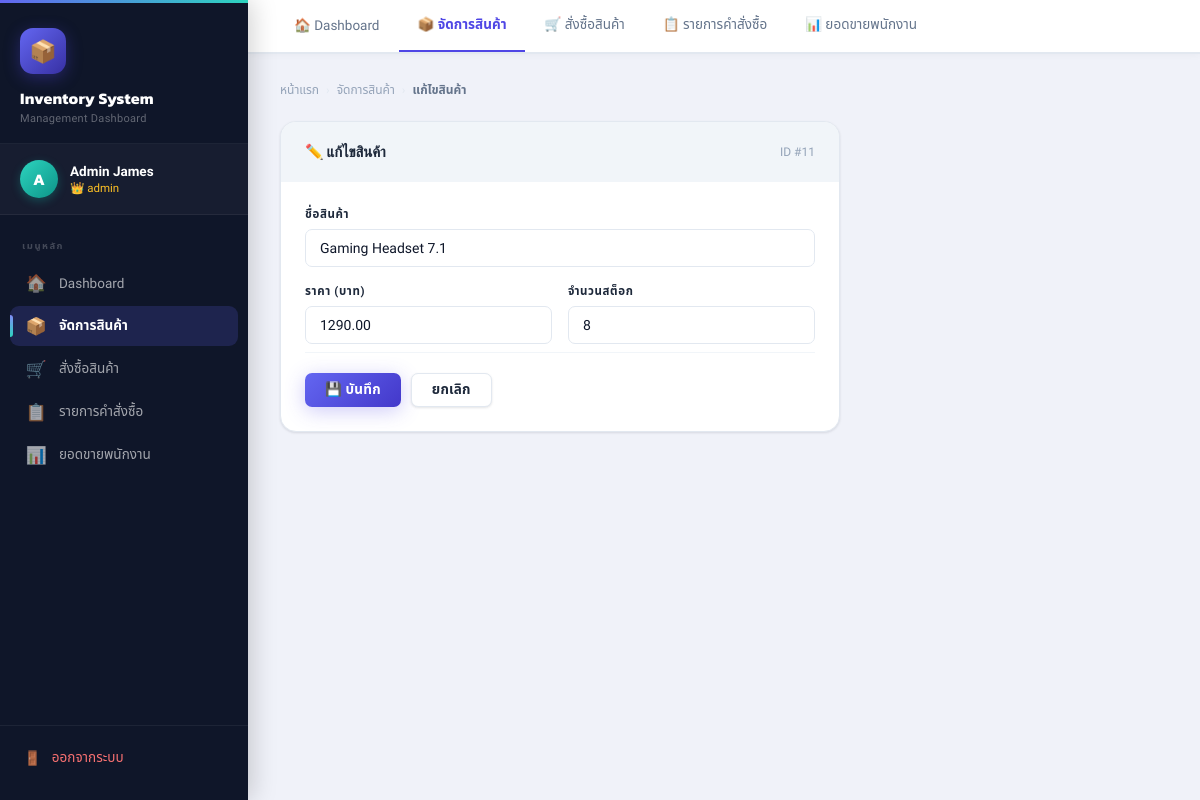
Page /Database/edit_product.php?id=11 (signed in) on the committed database.
### tables this page shows
CREATE TABLE `products` (
  `product_id` int(11) NOT NULL,
  `product_name` varchar(150) NOT NULL,
  `price` decimal(12,2) NOT NULL DEFAULT 0.00,
  `stock` int(11) NOT NULL DEFAULT 0,
  `category_id` int(11) DEFAULT NULL,
  `is_active` tinyint(1) NOT NULL DEFAULT 1,
  `created_at` datetime NOT NULL DEFAULT current_timestamp(),
  `updated_at` datetime NOT NULL DEFAULT current_timestamp() ON UPDATE current_timestamp()
);

### Database/edit_product.php (the view, shortened to what this page needs)
<?php
include "db.php";
$user   = $_SESSION['user'];
$id     = (int)$_GET['id'];
$result = $conn->query("SELECT * FROM products WHERE product_id = $id");
$row    = $result->fetch_assoc();
?>
<!DOCTYPE html>
<html lang="th">
<head>
    <link rel="stylesheet" href="../Front/style.css">
</head>
<body class="dashboard-body">
<aside class="sidebar">
    <div class="sidebar-brand">
        <div class="brand-icon">📦</div>
        <div class="brand-title">Inventory System</div>
        <div class="brand-sub">Management Dashboard</div>
    </div>
    <div class="sidebar-user">
        <div class="user-avatar"><?php echo strtoupper(mb_substr($user['name'],0,1)); ?></div>
        <div>
            <div class="user-name"><?php echo htmlspecialchars($user['name']); ?></div>
            <div class="user-role">👑 <?php echo htmlspecialchars($user['role']); ?></div>
        </div>
    </div>
    <nav class="sidebar-nav">
        <div class="nav-label">เมนูหลัก</div>
        <a href="dashboard.php"  class="nav-item"><span class="nav-icon">🏠</span> Dashboard</a>
        <a href="products.php"   class="nav-item active"><span class="nav-icon">📦</span> จัดการสินค้า</a>
        <a href="orders.php"     class="nav-item"><span class="nav-icon">🛒</span> สั่งซื้อสินค้า</a>
        <a href="order_list.php" class="nav-item"><span class="nav-icon">📋</span> รายการคำสั่งซื้อ</a>
        <a href="staff_sales.php" class="nav-item"><span class="nav-icon">📊</span> ยอดขายพนักงาน</a>
    </nav>
    <div class="sidebar-logout">
        <a href="logout.php" class="logout-btn"><span>🚪</span> ออกจากระบบ</a>
    </div>
</aside>
<div class="dash-main">
    <nav class="topnav">
        <a href="dashboard.php"  class="topnav-tab">🏠 Dashboard</a>
        <a href="products.php"   class="topnav-tab active">📦 จัดการสินค้า</a>
        <a href="orders.php"     class="topnav-tab">🛒 สั่งซื้อสินค้า</a>
        <a href="order_list.php" class="topnav-tab">📋 รายการคำสั่งซื้อ</a>
        <a href="staff_sales.php" class="topnav-tab">📊 ยอดขายพนักงาน</a>
    </nav>
    <div class="page-content">
        <div class="breadcrumb">
            <a href="dashboard.php">หน้าแรก</a>
            <span class="sep">›</span>
            <a href="products.php">จัดการสินค้า</a>
            <span class="sep">›</span>
            <span class="current">แก้ไขสินค้า</span>
        </div>
        <div class="card edit-card">
            <div class="card-header">
                <h2>✏️ แก้ไขสินค้า</h2>
                <span style="font-size:12px;color:var(--ink-faint);">ID #<?php echo $row['product_id']; ?></span>
            </div>
            <div class="card-body">
                <form action="update_product.php" method="post">
                    <div class="form-group">
                        <label>ชื่อสินค้า</label>
                        <input class="form-control" type="text" name="name"
                               value="<?php echo htmlspecialchars($row['product_name']); ?>" required>
                    </div>
                    <div class="edit-form-grid">
                        <div class="form-group" style="margin-bottom:0">
                            <label>ราคา (บาท)</label>
                            <input class="form-control" type="number" name="price"
                                   step="0.01" min="0" value="<?php echo $row['price']; ?>" required>
                        </div>
                        <div class="form-group" style="margin-bottom:0">
                            <label>จำนวนสต็อก</label>
                            <input class="form-control" type="number" name="quantity"
                                   min="0" value="<?php echo $row['stock']; ?>" required>
                        </div>
                    </div>
                    <div class="edit-form-actions">
                        <button type="submit" class="btn btn-primary">💾 บันทึก</button>
                        <a href="products.php" class="btn btn-ghost">ยกเลิก</a>
                    </div>
                </form>
            </div>
        </div>
    </div>
</div>
</body>
</html>

### rows in the picture
products: product_id "11", name "Gaming Headset 7.1", price "1290.00", quantity "8"

### other values in the picture
mb_substr($user['name'],0,1) "A"
$user['name'] "Admin James"
$user['role'] "admin"
